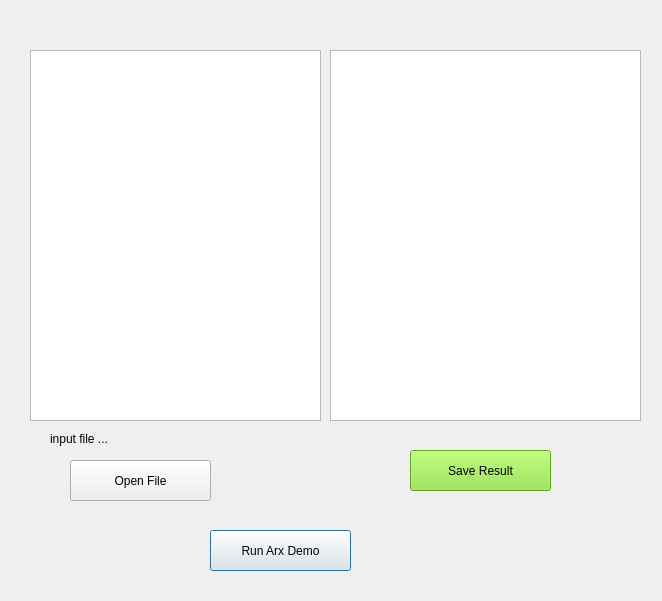
<?xml version="1.0" encoding="UTF-8"?>
<ui version="4.0">
 <class>Dialog</class>
 <widget class="QDialog" name="Dialog">
  <property name="geometry">
   <rect>
    <x>0</x>
    <y>0</y>
    <width>662</width>
    <height>601</height>
   </rect>
  </property>
  <property name="windowTitle">
   <string>Simple ARX</string>
  </property>
  <widget class="QPushButton" name="btnRun">
   <property name="geometry">
    <rect>
     <x>210</x>
     <y>530</y>
     <width>141</width>
     <height>41</height>
    </rect>
   </property>
   <property name="text">
    <string>Run Arx Demo</string>
   </property>
  </widget>
  <widget class="QTextBrowser" name="txtInput">
   <property name="geometry">
    <rect>
     <x>30</x>
     <y>50</y>
     <width>291</width>
     <height>371</height>
    </rect>
   </property>
  </widget>
  <widget class="QTextBrowser" name="txtOutput">
   <property name="geometry">
    <rect>
     <x>330</x>
     <y>50</y>
     <width>311</width>
     <height>371</height>
    </rect>
   </property>
  </widget>
  <widget class="QPushButton" name="btnOpen">
   <property name="geometry">
    <rect>
     <x>70</x>
     <y>460</y>
     <width>141</width>
     <height>41</height>
    </rect>
   </property>
   <property name="text">
    <string>Open File</string>
   </property>
  </widget>
  <widget class="QLabel" name="lblInput">
   <property name="geometry">
    <rect>
     <x>50</x>
     <y>430</y>
     <width>271</width>
     <height>17</height>
    </rect>
   </property>
   <property name="text">
    <string>input file ...</string>
   </property>
  </widget>
  <widget class="QPushButton" name="btnSave">
   <property name="geometry">
    <rect>
     <x>410</x>
     <y>450</y>
     <width>141</width>
     <height>41</height>
    </rect>
   </property>
   <property name="styleSheet">
    <string notr="true">background-color: rgb(138, 226, 52)
</string>
   </property>
   <property name="text">
    <string>Save Result</string>
   </property>
  </widget>
 </widget>
 <resources/>
 <connections/>
</ui>
